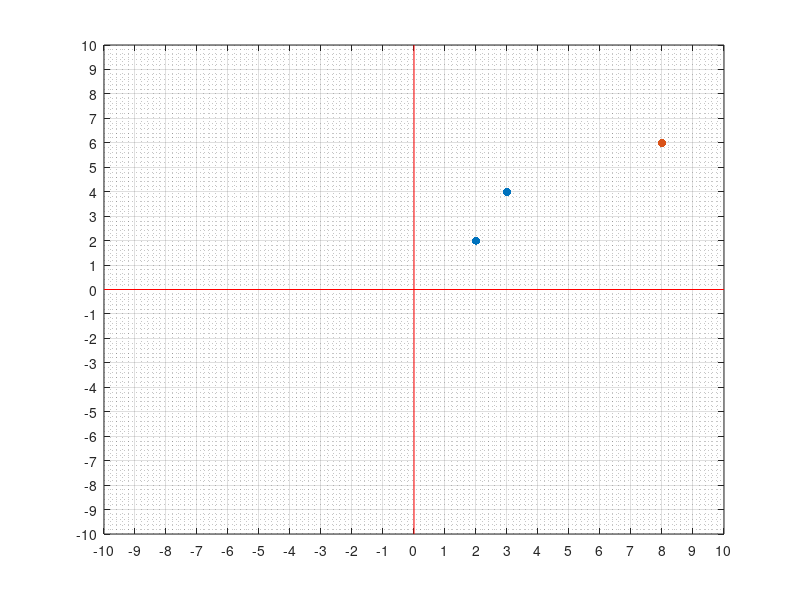

This chart was generated by the following MATLAB code:
clear all;
close all;
clc;
figure;
plot([0, 0], [-10, 10], 'r'); % Dikey ekseni çiz r burada renk kodudur
hold on;
grid on;
grid minor
set(gca,'xtick',[-10:1:10]);
set(gca,'ytick',[-10:1:10]);
plot([-10, 10], [0, 0], 'r'); % Yatay ekseni çiz

%
n=[2 2;3 4];
 scatter(n(:,1),n(:,2),"filled");
a=1;
b=2;
c=3;
d=1;
T=[a b; c d];
N=n*T;
 scatter(N(1,1),N(1,2),"filled");
